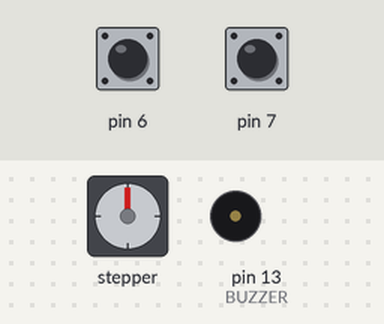
Simulated run of this sketch. Board: Arduino Uno, built with avr-gcc and run on an emulated ATmega328P. Shown: stepper motor, buzzer (waves = sounding, pin HIGH). Wiring (inferred from the names in the program): stepper motor driver (200 steps per turn assumed): step pin 3; direction pin 4; enable pin 5. The inputs (shaded band) are chosen by the test bench; at power-on: pin 7 HIGH, pin 6 HIGH. The local clock reads 2024-03-15 10:24:30 at power-on unless the sketch sets it; EEPROM starts erased; pins used as bus, display or sensor lines are not drawn; what the sketch prints to the serial monitor is not drawn.

Above: at 5.7 s.
5.8 s: pin 7 pulled LOW for 0.15 s
At 7.6 s:
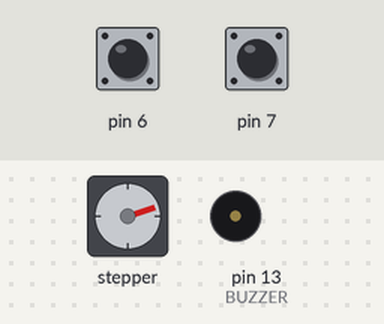
8.8 s: pin 6 pulled LOW for 1 s
At 10.5 s:
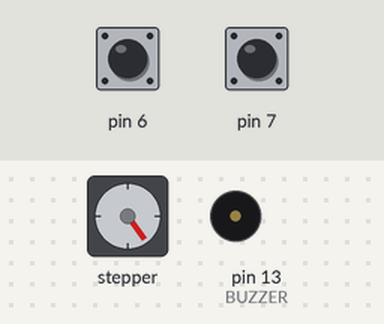
11.3 s: pin 7 pulled LOW for 1 s
At 12.7 s:
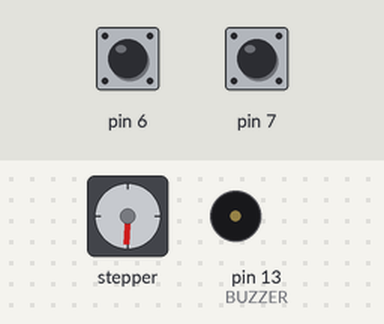
13.8 s: pin 6 pulled LOW for 3.2 s
At 16.8 s:
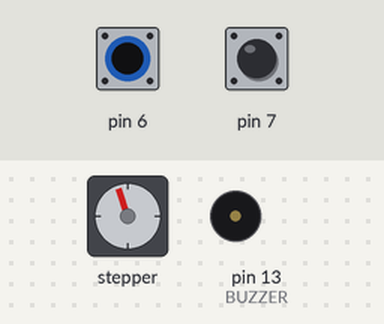
18.5 s: pin 7 pulled LOW for 0.15 s
At 19.59 s:
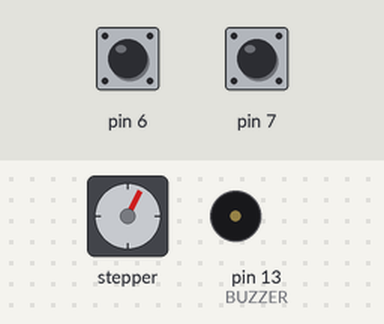
21.5 s: pin 7 pulled LOW for 3.2 s
At 22.45 s:
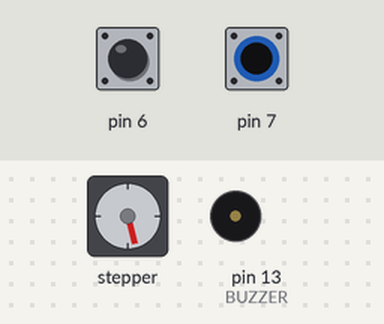
Timing chart, 0 to 26.2 s (numbered marks = the images above; inputs shaded):
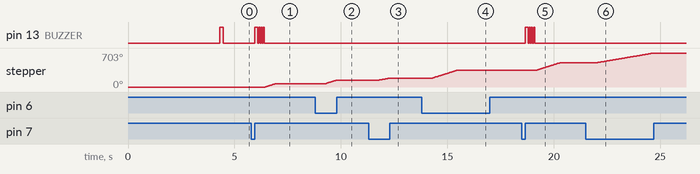

The sketch:

betaEnglish.ino
```cpp
// Time settings, an array of arrays containing 2 variables corresponding to H, MM
// {5, 03} will feed 3 minutes after 5 AM
// {17, 58} will feed 2 minutes before 6 PM

byte feedHourMin[][2] = {
  {5, 01},
  {9, 02},
  {13, 03},
  {17, 04},
  {22, 05},
};


// Motor Settings

#define FEED_SPEED 4000
#define STEPS_FRW 2
#define STEPS_BKW 1

// Feeding Settings

int feedAmount = 10;
int newAmount = 0;
int feedTime = 4;
int feedingSetTime = 4; // feedTime/2 seems to be work

// Libraries

#include "EncButton.h"
#include <EEPROM.h>
#include <Wire.h>
#include <iarduino_RTC.h>

// Input/Output Assignations

#define EE_RESET 12
#define BTN 7
#define STEP 3
#define DIR 4
#define ENABLE 5
#define TGL 6
#define BUZZER 13


// Select RTC Clock model

iarduino_RTC watch(RTC_DS3231);

// Buttons Assignation (for debouncing)

EncButton<EB_TICK, BTN> btn;
EncButton<EB_TICK, TGL> tgl;


void setup() {
    delay(300);
    Serial.begin(9600);
    Wire.begin();
    delay(4000);
    watch.begin();
    if (EEPROM.read(0) != EE_RESET) {
        EEPROM.write(0, EE_RESET);
        EEPROM.put(1, feedAmount);
    }
    EEPROM.get(1, feedAmount);
    pinMode(STEP, OUTPUT);
    pinMode(DIR, OUTPUT);
    pinMode(ENABLE, OUTPUT);
    pinMode(BUZZER, OUTPUT);
    beep(1);
}

// Used for debugging

void printTime() {

  watch.gettime();


// Concatenated output
  Serial.print(watch.hours);
  Serial.print(":");
  Serial.print(watch.minutes);
  Serial.print(":");
  Serial.print(watch.seconds);
  Serial.print(" ");
  Serial.print(watch.weekday);
  Serial.print(" ");
  Serial.print(watch.day);
  Serial.print("/");
  Serial.print(watch.month);
  Serial.print("/");
  Serial.print(watch.year);
  Serial.println(".");


//  Serial.print(":");
//  Serial.print(now.minute);
//  Serial.print(":");
//  Serial.print(now.second);
//  Serial.print(" ");
//  Serial.print(now.day);
//  Serial.print(" ");
//  Serial.print(now.date);
//  Serial.print("/");
//  Serial.print(now.month);
//  Serial.print("/");
//  Serial.println(now.year);

}

// Receives X as parameter which is the amount of beeps.
// Default time between beeps is 50ms

// Might set it as variable to allow customization.

void beep(int x){
  digitalWrite(BUZZER, HIGH);
  delay(100);
  for(int i = 0; i < x; i++){
    digitalWrite(BUZZER, HIGH);
    delay(50);
    digitalWrite(BUZZER, LOW);
    delay(50);
  }
}

// Feeding function with anti-clog system
// Goes forward-forward-backwards, forward-forward-backwards, in a loop
// Portion size is set in the EEPROM by changing feedAmount either by code or by holding BTN.
// Release BTN once the dispensed food matches the desired portion size.

void fwd(){
  digitalWrite(DIR, HIGH);    // Clockwise rotation
  digitalWrite(STEP, HIGH);       // Sends pulse to spin a step forward
  delay(feedTime);
  digitalWrite(STEP, LOW);
  delay(feedTime);
}

void bwd(){
  digitalWrite(DIR, LOW); // Counter clockwise rotation
  delay(feedTime);
  digitalWrite(STEP, HIGH); // Sends pulse to spin a step back
  delay(feedTime);
  digitalWrite(STEP, LOW);
  delay(feedTime);
}

void feed(){
  Serial.print("feeding");

  // Activates motor
  digitalWrite(ENABLE, LOW);
  //digitalWrite(DIR, HIGH);

  for(int i = 0; i < feedAmount; i++){
  fwd();
  fwd();
  fwd();
  fwd();
  fwd();
  bwd();
  }
  delay(feedTime);
  printTime();
  }

void loop() {
  static uint32_t tmr = 0;
  watch.gettime();
  if (millis() - tmr > 500) {           //
    static byte prevMin = 0;
    tmr = millis();
//  Serial.println(watch.minutes);
    if (prevMin != watch.minutes) {
//    Serial.println("inside if");
      prevMin = watch.minutes;
      for (byte i = 0; i < sizeof(feedHourMin) / 2; i++) {  // take out {
        if (feedHourMin[i][0] == watch.Hours && feedHourMin[i][1] == watch.minutes) {
          beep(5);
          delay(100);
          beep(7);
          feed();
        }} // take out { if it does not run and also above one
    }
  }
  btn.tick();
  tgl.tick();
  if (btn.click()) {
    beep(4);
    feed();
  }
  if (tgl.hold()) {
    feed();
  }
  if (btn.hold()) {
    newAmount = 0;
  //Serial.println("Starting hold");
    while (btn.isHold()){
      //Serial.println("HODLING");
      btn.tick();
      oneRev();
      newAmount++;
      Serial.print(newAmount);
}
  // Stores portion size into EEPROM, location 1, and prints it in serial
  feedAmount = newAmount;
  EEPROM.put(1, feedAmount);
  Serial.println(feedAmount);
}
  // Turns off motor to save energy
  // VERY IMPORTANT !
  digitalWrite(ENABLE, HIGH);

  // For debugging
  // delay(2000);
}


// Sets the portion size depending on the time spent holding BTN
// Slower than feed() in order to increase portion size resolution and accuracy when setting

void oneRev() {
  digitalWrite(ENABLE, LOW);    // Turns on motor
  digitalWrite(DIR, HIGH);    // Clockwise rotation
  // 400 steps for a 0.9 degree rotation angle to make a full spin.

  for(int i = 0; i < 2; i++){ // 2 Steps forward
    digitalWrite(STEP, HIGH);
    delay(feedingSetTime);
    digitalWrite(STEP, LOW);
    delay(feedingSetTime);
  }

  digitalWrite(DIR, LOW);
  for(int i = 0; i < 1; i++){     // One step back
    digitalWrite(STEP, HIGH);
    delay(feedingSetTime);
    digitalWrite(STEP, LOW);
    delay(feedingSetTime);
  }
}
```

Measured:
- after the input at 5.8 s, pin 13 (BUZZER): LOW → HIGH after 0.15 s, then repeats every 0.10 s: LOW 0.05 s, HIGH 0.05 s, until it stays LOW from 6.4 s; stepper: turns 73° clockwise in 0.50 s, then 1° counter-clockwise in 0.00 s
- after the input at 8.8 s, stepper: turns 73° clockwise in 0.50 s, then 1° counter-clockwise in 0.00 s
- after the input at 11.3 s, stepper: turns 39° clockwise in 0.51 s, starting after 0.50 s
- after the input at 13.8 s, stepper: turns 160° clockwise in 1.1 s, then 1° counter-clockwise in 0.00 s
- after the input at 18.5 s, pin 13 (BUZZER): LOW → HIGH after 0.15 s, then repeats every 0.10 s: LOW 0.05 s, HIGH 0.05 s, until it stays LOW from 19.1 s; stepper: turns 160° clockwise in 1.1 s, then 2° counter-clockwise in 0.00 s
- after the input at 21.5 s, stepper: turns 203° clockwise in 2.7 s, starting after 0.50 s
